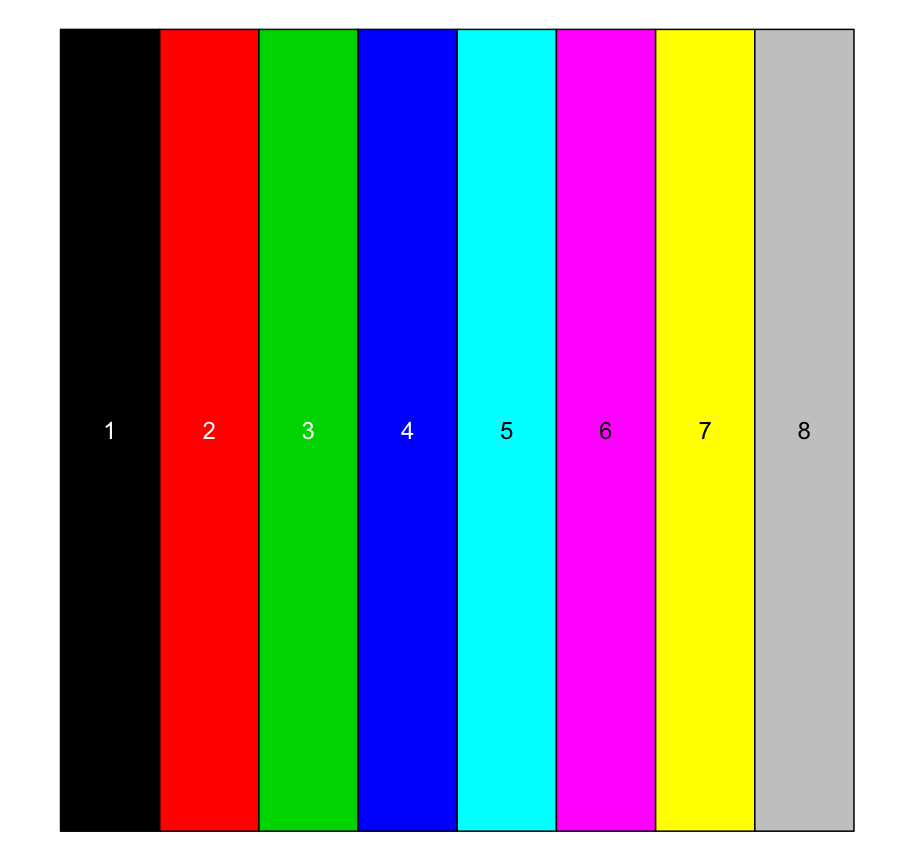

Source code (R):
par(mar = c(1,1,1,1))
barplot(rep(1,8),col = 1:8,space = 0,axes = F)
text((1:4)-0.5,rep(0.5,4),as.character(1:4),col = "white")
text((5:8)-0.5,rep(0.5,4),as.character(5:8),col = "black")
